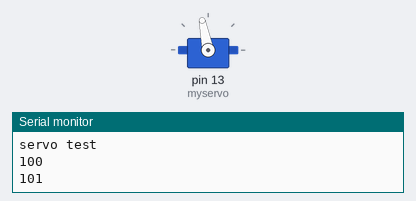
Bench run of a sketch on a simulated Arduino Uno, built with avr-gcc and run on an emulated ATmega328P. On the bench: servo, the last lines printed to the serial monitor.

Above: at 0.05 s.
At 1.0 s:
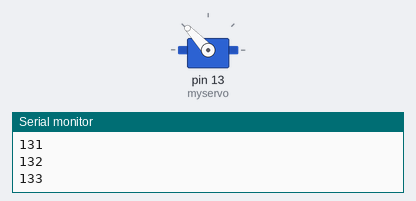
At 1.7 s:
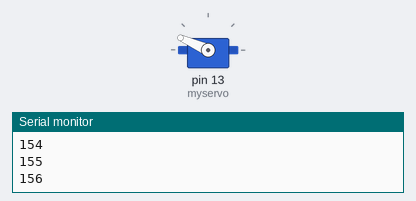
At 3.35 s:
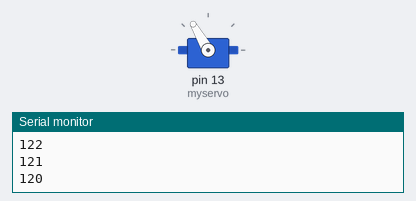
Timing chart, 0 to 9.1 s (numbered marks = the images above):
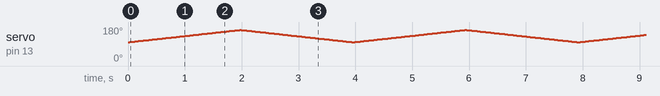

The sketch:

servotest.ino
```cpp
#include<Servo.h>
#include <SoftwareSerial.h>

Servo myservo;
int pos =100;
void setup() {

  Serial.begin(9600);
    Serial.println("servo test");
  myservo.attach(13);

  // put your setup code here, to run once:

}

void loop() {
  for(pos=100;pos<165;pos +=1)
    {
        myservo.write(pos);
      Serial.println(pos);
       delay(30);
    }
   for(pos=165;pos>=100;pos-=1)
   {
    myservo.write(pos);
    Serial.println(pos);
       delay(30);
   }
  // put your main code here, to run repeatedly:

}
```
